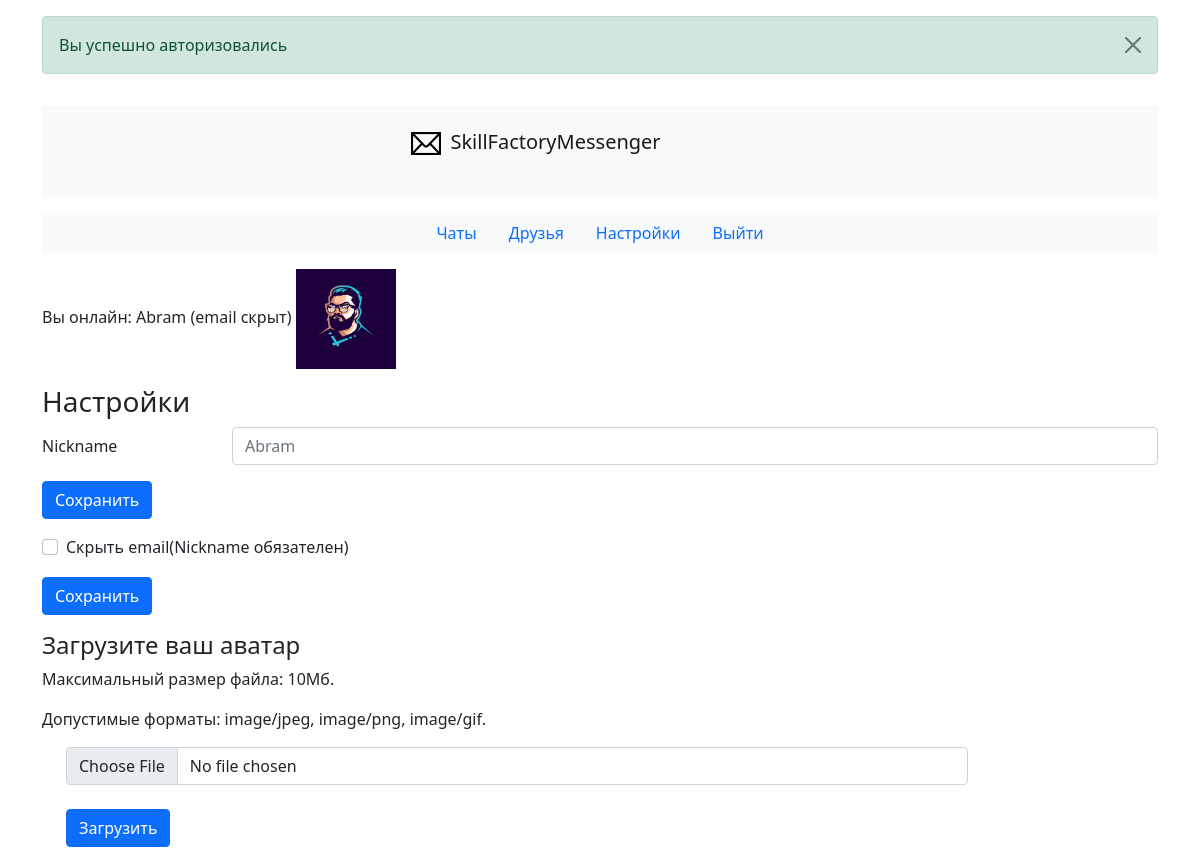
The page /settings.php (signed in) on the database its author committed.
### tables this page shows
CREATE TABLE `users` (
  `id` int(10) UNSIGNED NOT NULL,
  `nickname` varchar(255) DEFAULT NULL,
  `email` varchar(255) DEFAULT NULL,
  `hide_email` bit(1) NOT NULL DEFAULT b'0',
  `password` varchar(255) DEFAULT NULL,
  `avatar` varchar(255) DEFAULT NULL,
  `hash` varchar(255) DEFAULT NULL,
  `email_confirmed` bit(1) NOT NULL DEFAULT b'1'
);

### funcs.php (called while the page is built, shortened)
<?php
function get_avatar($id)
{
    global $pdo;
    $res = $pdo->prepare("SELECT avatar FROM users WHERE id = ?");
    $res->execute([$id]);
    $res = $res->fetchAll();
    return $res[0]['avatar'];
}
function get_email($id)
{
    global $pdo;
    $res = $pdo->prepare("SELECT * FROM users WHERE id = ?");
    $res->execute([$id]);
    if ($res = $res->fetchAll()) {
        if ($res[0]['hide_email']) {
            return 'email скрыт';
        }
        return $res[0]['email'];
    } else {
        return false;
    }
}

### settings.php (the view, shortened to what this page needs)
<?php
require_once __DIR__ . '/config.php';
require_once __DIR__ . '/funcs.php';
?>
<!doctype html>
<html lang="ru">
<head>
    <link href="https://cdn.jsdelivr.net/npm/bootstrap@5.1.3/dist/css/bootstrap.min.css" rel="stylesheet"
>
    <link rel="stylesheet" href="css/style.css">
</head>
<body>
<div class="container">
    <div class="row my-3">
        <div class="col">
            <?php if (!empty($_SESSION['success'])): ?>
                <div class="alert alert-success alert-dismissible fade show" role="alert">
                    <?php
                    echo $_SESSION['success'];
                    ?>
                    <button type="button" class="btn-close" data-bs-dismiss="alert" aria-label="Close"></button>
                </div>
            <?php endif; ?>
        </div>
    </div>
    <nav class="navbar navbar-light bg-light mb-3">
        <a class="navbar-brand" href="/">
            <p class="text-center"><img src="images/logo.png" width="5%" height="5%">SkillFactoryMessenger</p>
        </a>
    </nav>
    <ul class="nav justify-content-center bg-light mb-3">
        <li class="nav-item">
            <a class="nav-link active" href="/">Чаты</a>
        </li>
        <li class="nav-item">
            <a class="nav-link" href="/friends.php">Друзья</a>
        </li>
        <li class="nav-item">
            <a class="nav-link" href="/settings.php">Настройки</a>
        </li>
        <li class="nav-item">
            <a class="nav-link" href="/?do=exit">Выйти</a>
        </li>
    </ul>
    <p>Вы онлайн: <?= htmlspecialchars($_SESSION['user']['login']) ?> (<?= get_email($_SESSION['user']['id']) ?>) <img
                src="<?= get_avatar($_SESSION['user']['id']) ?>" onerror="this.src='images/avatar.png'" alt=""
                style="width: 100px; height: 100px;"></p>
    <h3>Настройки</h3>
    <form method="post" action="settings.php">
        <div class="row mb-3">
            <label for="inputNickname" class="col-sm-2 col-form-label">Nickname</label>
            <div class="col-sm-10">
                <input placeholder="<?= $_SESSION['user']['login'] ?>" class="form-control" id="inputNickname"
                       name="nickname">
            </div>
        </div>
        <button name="change_nickname" type="submit" class="btn btn-primary mb-3">Сохранить</button>
    </form>
    <form method="post" action="settings.php">
        <div class="row mb-3">
            <div class="col-sm-10">
                <div class="form-check">
                    <input class="form-check-input" type="checkbox" id="gridCheck1" name="hide" <?php
                    if (isset($_SESSION['hide_email']) and $_SESSION['hide_email']) {
                        echo ' checked';
                    }
                    ?>>
                    <label class="form-check-label" for="gridCheck1">Скрыть email(Nickname обязателен)</label>
                </div>
            </div>
        </div>
        <button name="hide_email" type="submit" class="btn btn-primary mb-3">Сохранить</button>
    </form>
    <h4>Загрузите ваш аватар</h4>
    <p>Максимальный размер файла:
        <?php echo UPLOAD_MAX_SIZE / 1000000; ?>Мб.</p>
    <p>Допустимые форматы:
        <?php echo implode(', ', ALLOWED_TYPES) ?>.</p>
    <div class="row mb-3">
        <div class="col-sm-10">
            <form class="form-check" method='post' action="settings.php" enctype="multipart/form-data">
                <input type='file' name='file' class="form-control" id='file-drop'><br>
                <input class="btn btn-primary" name="upload" type='submit' value='Загрузить' class="form-control">
            </form>
        </div>
    </div>
</div>
</body>
</html>

### rows shown on the page
users: hide_email "email скрыт", avatar (picture)

### other values the page prints
$_SESSION['success'] "Вы успешно авторизовались"
$_SESSION['user']['login'] "Abram"
UPLOAD_MAX_SIZE / 1000000 "10"
implode(', ', ALLOWED_TYPES) "image/jpeg, image/png, image/gif"
